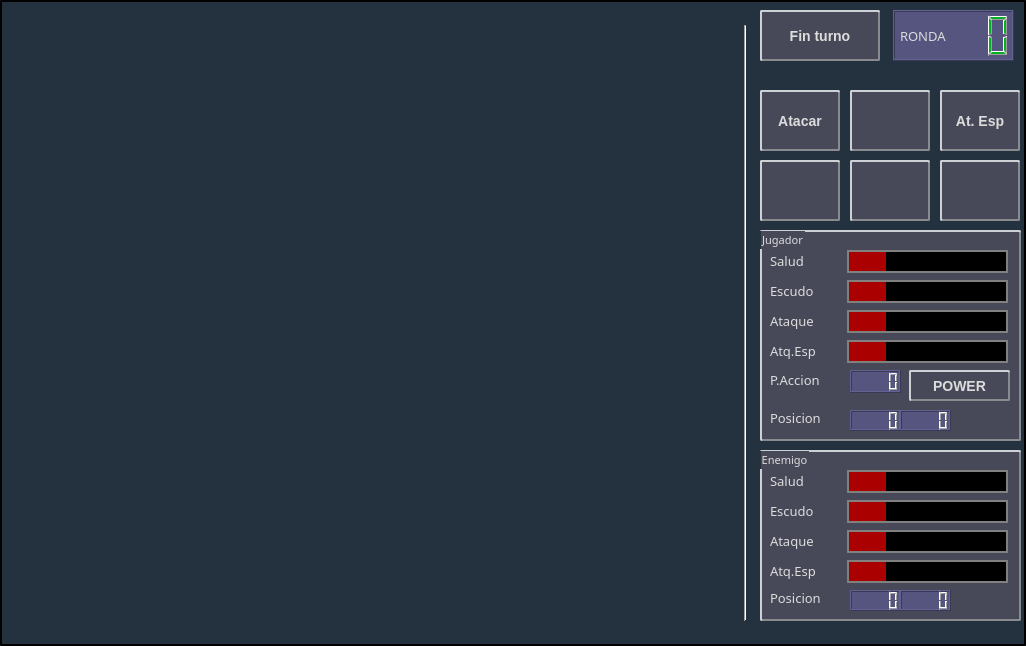
<?xml version="1.0" encoding="UTF-8"?>
<ui version="4.0">
 <class>GameWindow</class>
 <widget class="QWidget" name="GameWindow">
  <property name="geometry">
   <rect>
    <x>0</x>
    <y>0</y>
    <width>1026</width>
    <height>646</height>
   </rect>
  </property>
  <property name="minimumSize">
   <size>
    <width>1026</width>
    <height>646</height>
   </size>
  </property>
  <property name="maximumSize">
   <size>
    <width>1026</width>
    <height>646</height>
   </size>
  </property>
  <property name="windowTitle">
   <string>Juego de naves</string>
  </property>
  <property name="styleSheet">
   <string notr="true">QWidget#GameWindow{
background-color: rgb(36, 49, 63);
	border-style: outset;
    border-width: 2px;
    border-radius: 2px;
   border-color: black;
	color: rgb(63, 85, 101);
	font: 9pt &quot;Small Fonts&quot;;
}
QLCDNumber {
	
	color: rgb(6, 176, 37);
	border-color: rgb(37, 38, 91);
	background-color:rgb(85, 85, 127);
}

QPushButton#upButton {
border-image: url(:/images/flecha_U.png);
}

QPushButton#upButton:pressed {
border-image: url(:/images/flecha_pressed_U.png);
}

QPushButton#downButton {
border-image: url(:/images/flecha_D.png);
}

QPushButton#downButton:pressed {
border-image: url(:/images/flecha_pressed_D.png);
}

QPushButton#leftButton {
border-image: url(:/images/flecha_L.png);
}

QPushButton#leftButton:pressed {
border-image: url(:/images/flecha_pressed_L.png);
}

QPushButton#rightButton {
border-image: url(:/images/flecha_R.png);
}

QPushButton#rightButton:pressed {
border-image: url(:/images/flecha_pressed_R.png);
}

QPushButton#atacarButton { 
background-color: rgba(72, 73, 88, 255);
	border-style: outset;
    border-width: 2px;
    border-radius: 2px;
   border-color: rgb(137, 139, 142);
    padding: 6px;

	color: rgb(220, 220, 220);
	font: bold 11pt &quot;Small Fonts&quot;;
}

QPushButton#atacarEspButton { 
background-color: rgba(72, 73, 88, 255);
	border-style: outset;
    border-width: 2px;
    border-radius: 2px;
   border-color: rgb(137, 139, 142);
    padding: 6px;

	color: rgb(220, 220, 220);
	font: bold 10pt &quot;Small Fonts&quot;;
}

QPushButton#habilidadButton { 
background-color: rgba(72, 73, 88, 255);
	border-style: outset;
    border-width: 2px;
    border-radius: 2px;
   border-color: rgb(137, 139, 142);
    font: bold 14px;
    padding: 6px;

	color: rgb(220, 220, 220);
	font: bold 11pt &quot;Small Fonts&quot;;
}

QPushButton#terminarTurnoButton { 
background-color: rgba(72, 73, 88, 255);
	border-style: outset;
    border-width: 2px;
    border-radius: 2px;
   border-color: rgb(137, 139, 142);
    font: bold 14px;
    padding: 6px;

	color: rgb(220, 220, 220);
	font: bold 11pt &quot;Small Fonts&quot;;
}

QPushButton#atacarButton:pressed {
	border-style: inset;
	border-color: rgb(30, 39, 90);
}

QPushButton#habilidadButton:pressed {
	border-style: inset;
	border-color: rgb(30, 39, 90);
}


QPushButton#terminarTurnoButton:pressed {
	border-style: inset;
	border-color: rgb(30, 39, 90);
}

QGroupBox#groupBox {
background-color: rgba(72, 73, 88, 255);
	border-style: outset;
    border-width: 2px;
    border-radius: 2px;
   border-color: rgb(137, 139, 142);
    padding: 6px;
color: rgb(220, 220, 220);
font:  8pt &quot;Small Fonts&quot;;
}

QGroupBox#groupBox_2 {
 
background-color: rgba(72, 73, 88, 255);
	border-style: outset;
    border-width: 2px;
    border-radius: 2px;
   border-color: rgb(137, 139, 142);
    padding: 6px;
color: rgb(220, 220, 220);
font: 8pt &quot;Small Fonts&quot;;
}

QGroupBox#groupBox_3 {
border-style: outlet;
border-color: transparent;
background-color: transparent;
color: rgb(220, 220, 220);
font:  8pt &quot;Small Fonts&quot;;
}

QLabel{
color: rgb(220, 220, 220);
font:  10pt &quot;Small Fonts&quot;;

}

QLine {
background-color: transparent;
}

QMessageBox{
background-color: rgb(36, 49, 63);
	border-style: outset;
    border-width: 2px;
    border-radius: 2px;
   border-color: black;
	color: rgb(63, 85, 101);
	font: 12pt &quot;Small Fonts&quot;;
}

QPushButton{
background-color: rgba(72, 73, 88, 255);
	border-style: outset;
    border-width: 2px;
    border-radius: 2px;
   border-color: rgb(137, 139, 142);
    font: bold 14px;
    padding: 6px;

	color: rgb(220, 220, 220);
	font: bold 11pt &quot;Small Fonts&quot;;
}


QPushButton:pressed {
	border-style: inset;
	border-color: rgb(30, 39, 90);
}

QProgressBar{
background-color: rgb(0, 0, 0);
border: 2px solid grey;
}
QProgressBar:chunk{
background-color: rgb(170, 0, 0);
}

</string>
  </property>
  <widget class="Line" name="line">
   <property name="geometry">
    <rect>
     <x>740</x>
     <y>25</y>
     <width>11</width>
     <height>596</height>
    </rect>
   </property>
   <property name="orientation">
    <enum>Qt::Vertical</enum>
   </property>
  </widget>
  <widget class="QGroupBox" name="groupBox">
   <property name="geometry">
    <rect>
     <x>760</x>
     <y>230</y>
     <width>261</width>
     <height>211</height>
    </rect>
   </property>
   <property name="font">
    <font>
     <family>Small Fonts</family>
     <pointsize>8</pointsize>
     <weight>50</weight>
     <italic>false</italic>
     <bold>false</bold>
    </font>
   </property>
   <property name="title">
    <string>Jugador</string>
   </property>
   <widget class="QLabel" name="label_4">
    <property name="geometry">
     <rect>
      <x>10</x>
      <y>110</y>
      <width>71</width>
      <height>21</height>
     </rect>
    </property>
    <property name="font">
     <font>
      <family>Small Fonts</family>
      <pointsize>10</pointsize>
      <weight>50</weight>
      <italic>false</italic>
      <bold>false</bold>
     </font>
    </property>
    <property name="text">
     <string>Atq.Esp</string>
    </property>
   </widget>
   <widget class="QLabel" name="label_3">
    <property name="geometry">
     <rect>
      <x>10</x>
      <y>80</y>
      <width>61</width>
      <height>21</height>
     </rect>
    </property>
    <property name="font">
     <font>
      <family>Small Fonts</family>
      <pointsize>10</pointsize>
      <weight>50</weight>
      <italic>false</italic>
      <bold>false</bold>
     </font>
    </property>
    <property name="text">
     <string>Ataque</string>
    </property>
   </widget>
   <widget class="QProgressBar" name="escudoBar">
    <property name="geometry">
     <rect>
      <x>87</x>
      <y>50</y>
      <width>161</width>
      <height>23</height>
     </rect>
    </property>
    <property name="value">
     <number>24</number>
    </property>
    <property name="textVisible">
     <bool>false</bool>
    </property>
   </widget>
   <widget class="QLabel" name="label">
    <property name="geometry">
     <rect>
      <x>10</x>
      <y>20</y>
      <width>61</width>
      <height>21</height>
     </rect>
    </property>
    <property name="font">
     <font>
      <family>Small Fonts</family>
      <pointsize>10</pointsize>
      <weight>50</weight>
      <italic>false</italic>
      <bold>false</bold>
     </font>
    </property>
    <property name="text">
     <string>Salud</string>
    </property>
   </widget>
   <widget class="QProgressBar" name="atqBar">
    <property name="geometry">
     <rect>
      <x>87</x>
      <y>80</y>
      <width>161</width>
      <height>23</height>
     </rect>
    </property>
    <property name="value">
     <number>24</number>
    </property>
    <property name="textVisible">
     <bool>false</bool>
    </property>
   </widget>
   <widget class="QProgressBar" name="saludBar">
    <property name="geometry">
     <rect>
      <x>87</x>
      <y>20</y>
      <width>161</width>
      <height>23</height>
     </rect>
    </property>
    <property name="value">
     <number>24</number>
    </property>
    <property name="textVisible">
     <bool>false</bool>
    </property>
   </widget>
   <widget class="QLabel" name="label_2">
    <property name="geometry">
     <rect>
      <x>10</x>
      <y>50</y>
      <width>61</width>
      <height>21</height>
     </rect>
    </property>
    <property name="font">
     <font>
      <family>Small Fonts</family>
      <pointsize>10</pointsize>
      <weight>50</weight>
      <italic>false</italic>
      <bold>false</bold>
     </font>
    </property>
    <property name="text">
     <string>Escudo</string>
    </property>
   </widget>
   <widget class="QProgressBar" name="atqespBar">
    <property name="geometry">
     <rect>
      <x>87</x>
      <y>110</y>
      <width>161</width>
      <height>23</height>
     </rect>
    </property>
    <property name="value">
     <number>24</number>
    </property>
    <property name="textVisible">
     <bool>false</bool>
    </property>
   </widget>
   <widget class="QLCDNumber" name="posXLCD">
    <property name="geometry">
     <rect>
      <x>90</x>
      <y>180</y>
      <width>51</width>
      <height>21</height>
     </rect>
    </property>
   </widget>
   <widget class="QLabel" name="label_9">
    <property name="geometry">
     <rect>
      <x>10</x>
      <y>180</y>
      <width>71</width>
      <height>16</height>
     </rect>
    </property>
    <property name="font">
     <font>
      <family>Small Fonts</family>
      <pointsize>10</pointsize>
      <weight>50</weight>
      <italic>false</italic>
      <bold>false</bold>
     </font>
    </property>
    <property name="text">
     <string>Posicion</string>
    </property>
   </widget>
   <widget class="QLCDNumber" name="posYLCD">
    <property name="geometry">
     <rect>
      <x>140</x>
      <y>180</y>
      <width>51</width>
      <height>21</height>
     </rect>
    </property>
   </widget>
   <widget class="QLCDNumber" name="paLCD">
    <property name="geometry">
     <rect>
      <x>90</x>
      <y>140</y>
      <width>51</width>
      <height>23</height>
     </rect>
    </property>
   </widget>
   <widget class="QLabel" name="label_5">
    <property name="geometry">
     <rect>
      <x>10</x>
      <y>140</y>
      <width>81</width>
      <height>20</height>
     </rect>
    </property>
    <property name="font">
     <font>
      <family>Small Fonts</family>
      <pointsize>10</pointsize>
      <weight>50</weight>
      <italic>false</italic>
      <bold>false</bold>
     </font>
    </property>
    <property name="text">
     <string>P.Accion</string>
    </property>
   </widget>
   <widget class="QPushButton" name="habilidadButton">
    <property name="geometry">
     <rect>
      <x>149</x>
      <y>140</y>
      <width>101</width>
      <height>31</height>
     </rect>
    </property>
    <property name="styleSheet">
     <string notr="true"/>
    </property>
    <property name="text">
     <string>POWER</string>
    </property>
    <property name="checkable">
     <bool>false</bool>
    </property>
   </widget>
  </widget>
  <widget class="QGroupBox" name="groupBox_2">
   <property name="geometry">
    <rect>
     <x>760</x>
     <y>450</y>
     <width>261</width>
     <height>171</height>
    </rect>
   </property>
   <property name="font">
    <font>
     <family>Small Fonts</family>
     <pointsize>8</pointsize>
     <weight>50</weight>
     <italic>false</italic>
     <bold>false</bold>
    </font>
   </property>
   <property name="title">
    <string>Enemigo</string>
   </property>
   <widget class="QLabel" name="label_6">
    <property name="geometry">
     <rect>
      <x>10</x>
      <y>110</y>
      <width>71</width>
      <height>21</height>
     </rect>
    </property>
    <property name="font">
     <font>
      <family>Small Fonts</family>
      <pointsize>10</pointsize>
      <weight>50</weight>
      <italic>false</italic>
      <bold>false</bold>
     </font>
    </property>
    <property name="text">
     <string>Atq.Esp</string>
    </property>
   </widget>
   <widget class="QLabel" name="label_7">
    <property name="geometry">
     <rect>
      <x>10</x>
      <y>80</y>
      <width>61</width>
      <height>21</height>
     </rect>
    </property>
    <property name="font">
     <font>
      <family>Small Fonts</family>
      <pointsize>10</pointsize>
      <weight>50</weight>
      <italic>false</italic>
      <bold>false</bold>
     </font>
    </property>
    <property name="text">
     <string>Ataque</string>
    </property>
   </widget>
   <widget class="QProgressBar" name="escudoBar_enemigo">
    <property name="geometry">
     <rect>
      <x>87</x>
      <y>50</y>
      <width>161</width>
      <height>23</height>
     </rect>
    </property>
    <property name="value">
     <number>24</number>
    </property>
    <property name="textVisible">
     <bool>false</bool>
    </property>
   </widget>
   <widget class="QLabel" name="label_8">
    <property name="geometry">
     <rect>
      <x>10</x>
      <y>20</y>
      <width>61</width>
      <height>21</height>
     </rect>
    </property>
    <property name="font">
     <font>
      <family>Small Fonts</family>
      <pointsize>10</pointsize>
      <weight>50</weight>
      <italic>false</italic>
      <bold>false</bold>
     </font>
    </property>
    <property name="text">
     <string>Salud</string>
    </property>
   </widget>
   <widget class="QProgressBar" name="atqBar_enemigo">
    <property name="geometry">
     <rect>
      <x>87</x>
      <y>80</y>
      <width>161</width>
      <height>23</height>
     </rect>
    </property>
    <property name="value">
     <number>24</number>
    </property>
    <property name="textVisible">
     <bool>false</bool>
    </property>
   </widget>
   <widget class="QProgressBar" name="saludBar_enemigo">
    <property name="geometry">
     <rect>
      <x>87</x>
      <y>20</y>
      <width>161</width>
      <height>23</height>
     </rect>
    </property>
    <property name="value">
     <number>24</number>
    </property>
    <property name="textVisible">
     <bool>false</bool>
    </property>
   </widget>
   <widget class="QLabel" name="label_10">
    <property name="geometry">
     <rect>
      <x>10</x>
      <y>50</y>
      <width>61</width>
      <height>21</height>
     </rect>
    </property>
    <property name="font">
     <font>
      <family>Small Fonts</family>
      <pointsize>10</pointsize>
      <weight>50</weight>
      <italic>false</italic>
      <bold>false</bold>
     </font>
    </property>
    <property name="text">
     <string>Escudo</string>
    </property>
   </widget>
   <widget class="QProgressBar" name="atqespBar_enemigo">
    <property name="geometry">
     <rect>
      <x>87</x>
      <y>110</y>
      <width>161</width>
      <height>23</height>
     </rect>
    </property>
    <property name="value">
     <number>24</number>
    </property>
    <property name="textVisible">
     <bool>false</bool>
    </property>
   </widget>
   <widget class="QLCDNumber" name="posXLCD_enemigo">
    <property name="geometry">
     <rect>
      <x>90</x>
      <y>140</y>
      <width>51</width>
      <height>21</height>
     </rect>
    </property>
   </widget>
   <widget class="QLabel" name="label_11">
    <property name="geometry">
     <rect>
      <x>10</x>
      <y>140</y>
      <width>71</width>
      <height>16</height>
     </rect>
    </property>
    <property name="font">
     <font>
      <family>Small Fonts</family>
      <pointsize>10</pointsize>
      <weight>50</weight>
      <italic>false</italic>
      <bold>false</bold>
     </font>
    </property>
    <property name="text">
     <string>Posicion</string>
    </property>
   </widget>
   <widget class="QLCDNumber" name="posYLCD_enemigo">
    <property name="geometry">
     <rect>
      <x>140</x>
      <y>140</y>
      <width>51</width>
      <height>21</height>
     </rect>
    </property>
   </widget>
  </widget>
  <widget class="QGroupBox" name="groupBox_3">
   <property name="geometry">
    <rect>
     <x>760</x>
     <y>60</y>
     <width>271</width>
     <height>171</height>
    </rect>
   </property>
   <property name="font">
    <font>
     <family>Small Fonts</family>
     <pointsize>8</pointsize>
     <weight>50</weight>
     <italic>false</italic>
     <bold>false</bold>
    </font>
   </property>
   <property name="title">
    <string/>
   </property>
   <widget class="QPushButton" name="leftButton">
    <property name="geometry">
     <rect>
      <x>0</x>
      <y>100</y>
      <width>80</width>
      <height>61</height>
     </rect>
    </property>
    <property name="styleSheet">
     <string notr="true">QPushBtton{
border-image: url(:/images/flecha_L.png);
}

QPushButton:pressed{
border-image: url(:/images/flecha_pressed_L.png);
}</string>
    </property>
    <property name="text">
     <string/>
    </property>
   </widget>
   <widget class="QPushButton" name="downButton">
    <property name="geometry">
     <rect>
      <x>90</x>
      <y>100</y>
      <width>80</width>
      <height>61</height>
     </rect>
    </property>
    <property name="styleSheet">
     <string notr="true"/>
    </property>
    <property name="text">
     <string/>
    </property>
   </widget>
   <widget class="QPushButton" name="atacarButton">
    <property name="geometry">
     <rect>
      <x>0</x>
      <y>30</y>
      <width>80</width>
      <height>61</height>
     </rect>
    </property>
    <property name="minimumSize">
     <size>
      <width>80</width>
      <height>61</height>
     </size>
    </property>
    <property name="maximumSize">
     <size>
      <width>80</width>
      <height>61</height>
     </size>
    </property>
    <property name="styleSheet">
     <string notr="true"/>
    </property>
    <property name="text">
     <string>Atacar</string>
    </property>
   </widget>
   <widget class="QPushButton" name="upButton">
    <property name="geometry">
     <rect>
      <x>90</x>
      <y>30</y>
      <width>80</width>
      <height>61</height>
     </rect>
    </property>
    <property name="styleSheet">
     <string notr="true"/>
    </property>
    <property name="text">
     <string/>
    </property>
   </widget>
   <widget class="QPushButton" name="rightButton">
    <property name="geometry">
     <rect>
      <x>180</x>
      <y>100</y>
      <width>80</width>
      <height>61</height>
     </rect>
    </property>
    <property name="styleSheet">
     <string notr="true"/>
    </property>
    <property name="text">
     <string/>
    </property>
   </widget>
   <widget class="QPushButton" name="atacarEspButton">
    <property name="geometry">
     <rect>
      <x>180</x>
      <y>30</y>
      <width>80</width>
      <height>61</height>
     </rect>
    </property>
    <property name="minimumSize">
     <size>
      <width>80</width>
      <height>61</height>
     </size>
    </property>
    <property name="maximumSize">
     <size>
      <width>80</width>
      <height>61</height>
     </size>
    </property>
    <property name="styleSheet">
     <string notr="true"/>
    </property>
    <property name="text">
     <string>At. Esp</string>
    </property>
   </widget>
  </widget>
  <widget class="QLCDNumber" name="turnoLCD">
   <property name="geometry">
    <rect>
     <x>893</x>
     <y>10</y>
     <width>121</width>
     <height>51</height>
    </rect>
   </property>
   <property name="styleSheet">
    <string notr="true"/>
   </property>
  </widget>
  <widget class="QLabel" name="label_13">
   <property name="geometry">
    <rect>
     <x>3</x>
     <y>3</y>
     <width>720</width>
     <height>640</height>
    </rect>
   </property>
   <property name="sizePolicy">
    <sizepolicy hsizetype="Preferred" vsizetype="Preferred">
     <horstretch>0</horstretch>
     <verstretch>0</verstretch>
    </sizepolicy>
   </property>
   <property name="minimumSize">
    <size>
     <width>720</width>
     <height>640</height>
    </size>
   </property>
   <property name="maximumSize">
    <size>
     <width>720</width>
     <height>640</height>
    </size>
   </property>
   <property name="styleSheet">
    <string notr="true">border-image: url(:/images/fondo.png);
border-color: rgb(0, 85, 127);
border-width: 2px;</string>
   </property>
   <property name="text">
    <string/>
   </property>
  </widget>
  <widget class="QPushButton" name="terminarTurnoButton">
   <property name="geometry">
    <rect>
     <x>760</x>
     <y>10</y>
     <width>120</width>
     <height>51</height>
    </rect>
   </property>
   <property name="minimumSize">
    <size>
     <width>120</width>
     <height>51</height>
    </size>
   </property>
   <property name="maximumSize">
    <size>
     <width>120</width>
     <height>51</height>
    </size>
   </property>
   <property name="styleSheet">
    <string notr="true"/>
   </property>
   <property name="text">
    <string>Fin turno</string>
   </property>
  </widget>
  <widget class="QLabel" name="label_12">
   <property name="geometry">
    <rect>
     <x>900</x>
     <y>10</y>
     <width>71</width>
     <height>51</height>
    </rect>
   </property>
   <property name="font">
    <font>
     <family>Small Fonts</family>
     <pointsize>10</pointsize>
     <weight>50</weight>
     <italic>false</italic>
     <bold>false</bold>
    </font>
   </property>
   <property name="text">
    <string>RONDA</string>
   </property>
  </widget>
  <zorder>label_13</zorder>
  <zorder>line</zorder>
  <zorder>groupBox</zorder>
  <zorder>groupBox_2</zorder>
  <zorder>groupBox_3</zorder>
  <zorder>turnoLCD</zorder>
  <zorder>terminarTurnoButton</zorder>
  <zorder>label_12</zorder>
 </widget>
 <resources/>
 <connections/>
</ui>
